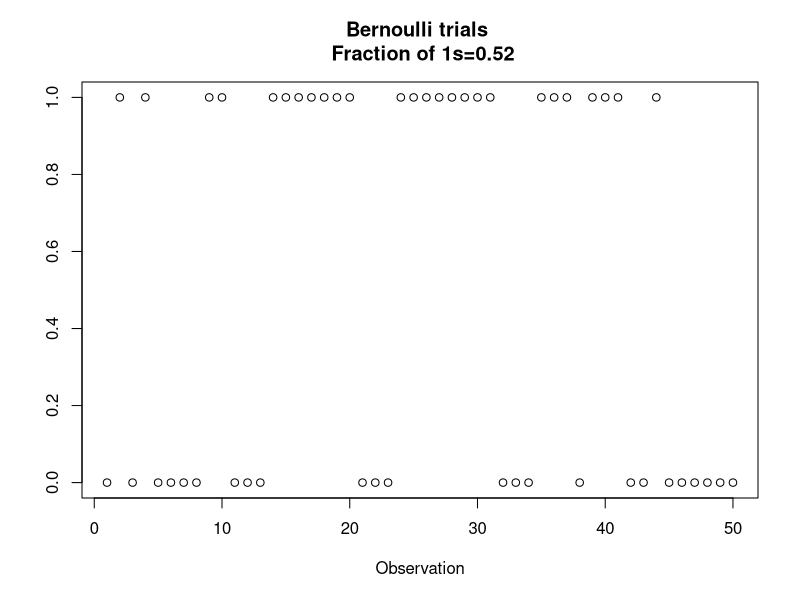
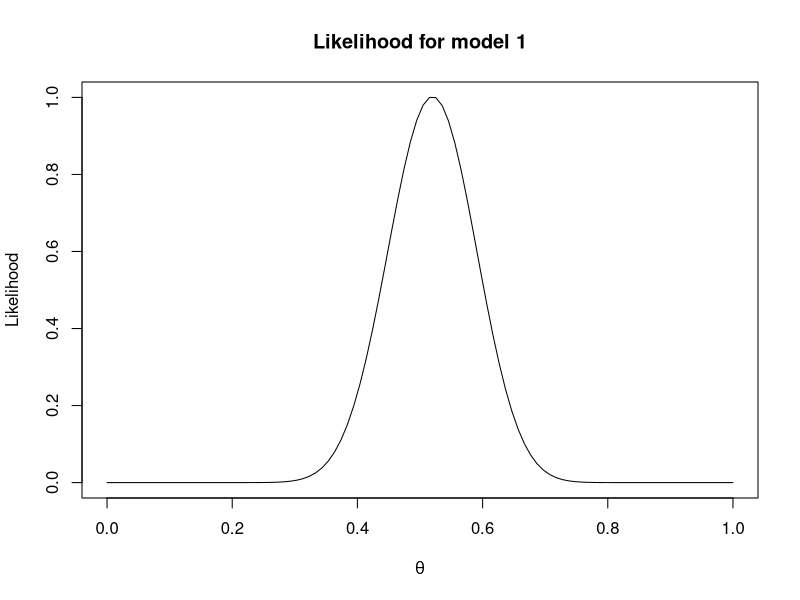
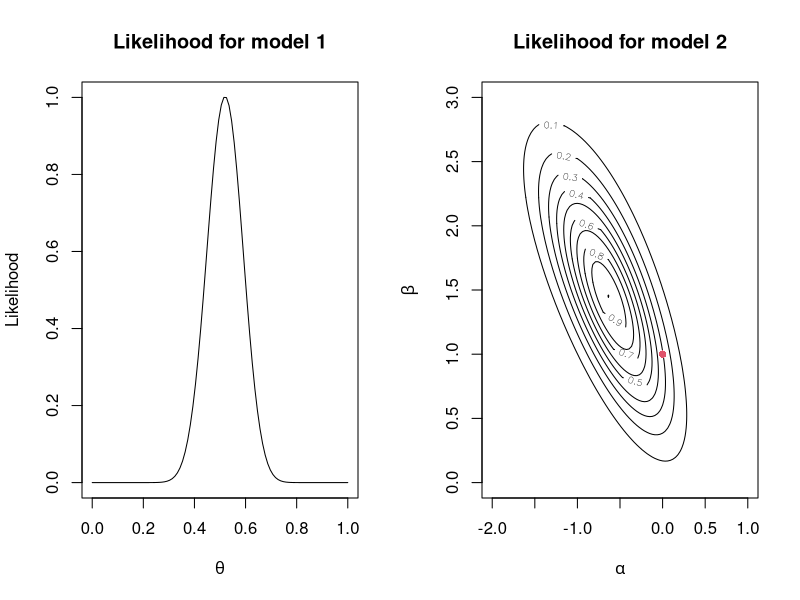
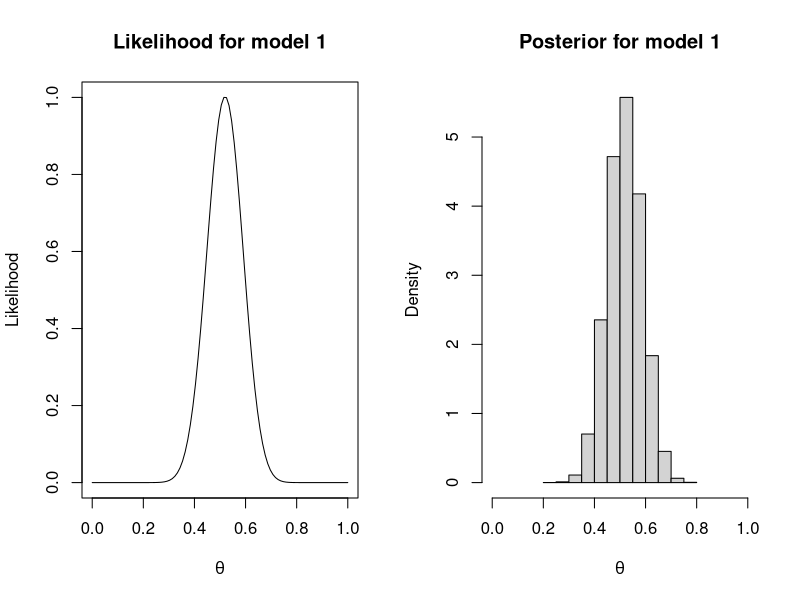
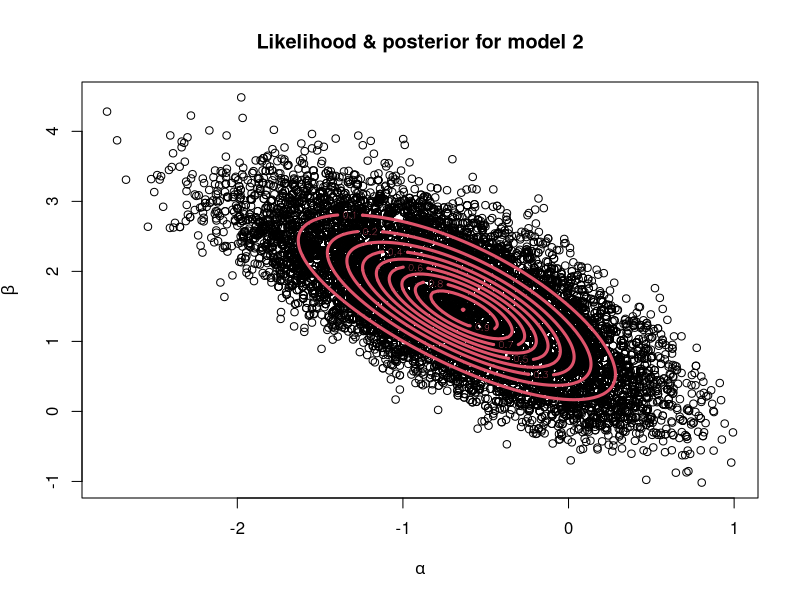
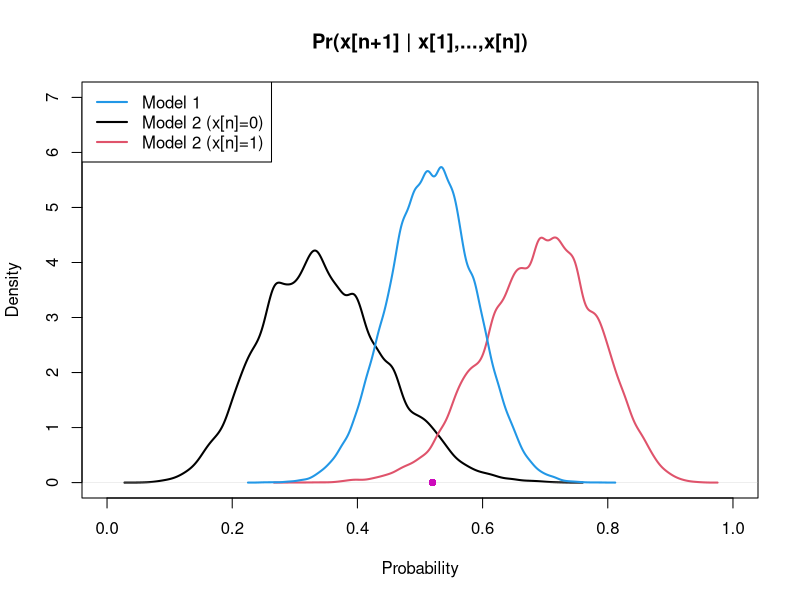

Recreate these plots in R, in order.
# ---------------------------------------
# Comparing two models for Bernoulli data
# ---------------------------------------

# Simulating some data
# --------------------
set.seed(12345)
n = 50
x = rep(0,n)
alpha = 0.0
beta = 1.0
for (t in 2:n){
  eta = alpha+beta*x[t-1]
  thetat = 1/(1+exp(-eta))
  x[t] = rbinom(1,1,thetat)
}
x11()
plot(x,xlab="Observation",ylab="")
title(paste("Bernoulli trials \n Fraction of 1s=",mean(x),sep=""))

# Likelihood function for model 1
# -------------------------------
M = 100
theta= seq(0, 1, length=M)
like.M1 = rep(0,M)
for (i in 1:M){
  like.M1[i] = prod(dbinom(x,1,theta[i]))
}
like.M1 = like.M1/max(like.M1)

par(mfrow=c(1,1))
plot(theta,like.M1,xlab=expression(theta),
     ylab="Likelihood",type="l")
title("Likelihood for model 1")

# Likelihood function for model 2
# -------------------------------
alphas = seq(-2,1,length=M)
betas = seq(0,3,length=M)
like.M2 = matrix(0,M,M)
like = rep(0, n-1)
for (i in 1:M){
  for (j in 1:M){
    for (t in 2:n){
      eta = alphas[i]+betas[j]*x[t-1]
      thetat = 1/(1+exp(-eta))
      like[t-1] = dbinom(x[t],1,thetat)
    }
    like.M2[i,j] = prod(like)
  }
}
like.M2 = like.M2/max(like.M2)

par(mfrow=c(1,2))
plot(theta,like.M1,xlab=expression(theta),
     ylab="Likelihood",type="l")
title("Likelihood for model 1")

contour(alphas,betas,like.M2,xlab=expression(alpha),
        ylab=expression(beta))
points(alpha,beta,pch=16,col=2)
title("Likelihood for model 2")


# MC-based inference (Model 1)
# ----------------------------
N = 50000
theta.draw = runif(N)
w = rep(0,N)
for (i in 1:N){
  w[i] = prod(dbinom(x, 1, theta.draw[i]))
}
ind = sample(1:N, size=N, replace=TRUE, prob=w)
theta.draw = theta.draw[ind]

par(mfrow=c(1,2))
plot(theta,like.M1,xlab=expression(theta),
     ylab="Likelihood",type="l")
title("Likelihood for model 1")
hist(theta.draw,prob=T,xlim=c(0,1),main="Posterior for model 1",xlab=expression(theta))


# MC-based posterior inference (Model 2)
# --------------------------------------
N = 50000
alpha.draw = runif(N,-4,3)
beta.draw  = runif(N,-2,5)
w = rep(0,N)
like = rep(0, n-1)
for (i in 1:N){
  for (t in 2:n){
    eta = alpha.draw[i]+beta.draw[i]*x[t-1]
    thetat = 1/(1+exp(-eta))
    like[t-1] = dbinom(x[t],1,thetat)
  }
  w[i] = prod(like)
}

ind = sample(1:N,size=N,replace=TRUE,prob=w)

alpha.draw = alpha.draw[ind]
beta.draw = beta.draw[ind]

# probabilidade dado que x_{t-1} = 0
eta0 = 1/(1+exp(-(alpha.draw)))
# probabilidade dado que x_{t-1} = 1
eta1 = 1/(1+exp(-(alpha.draw+beta.draw)))

par(mfrow=c(1,1))
plot(alpha.draw,beta.draw,xlab=expression(alpha),
     ylab=expression(beta))
contour(alphas,betas,like.M2,col=2,add=TRUE,lwd=3,drawlabels=T)
title("Likelihood & posterior for model 2")

# Posterior predictive for both models
# ------------------------------------
x11()
plot(density(eta0),xlim=c(0,1),ylim=c(0,7),xlab="Probability",ylab="Density",main="",lwd=2)
lines(density(eta1), col=2, lwd=2)
lines(density(theta.draw), col=4, lwd=2)
title("Pr(x[n+1] | x[1],...,x[n])")
legend("topleft",legend=c("Model 1","Model 2 (x[n]=0)","Model 2 (x[n]=1)"),col=c(4,1,2),lty=1,lwd=2)
points(mean(x),0,col=6,pch=16)
